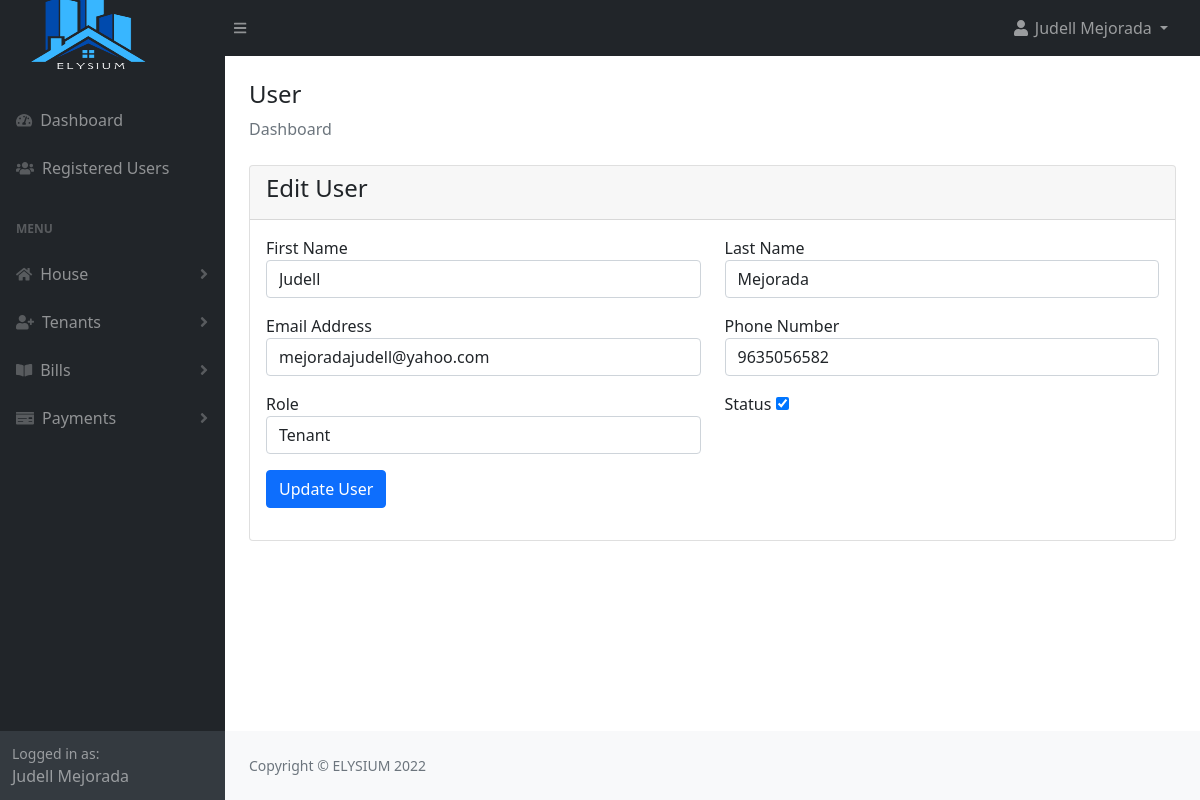
The app's page /admin/edit-register.php?id=26 (signed in), older data.
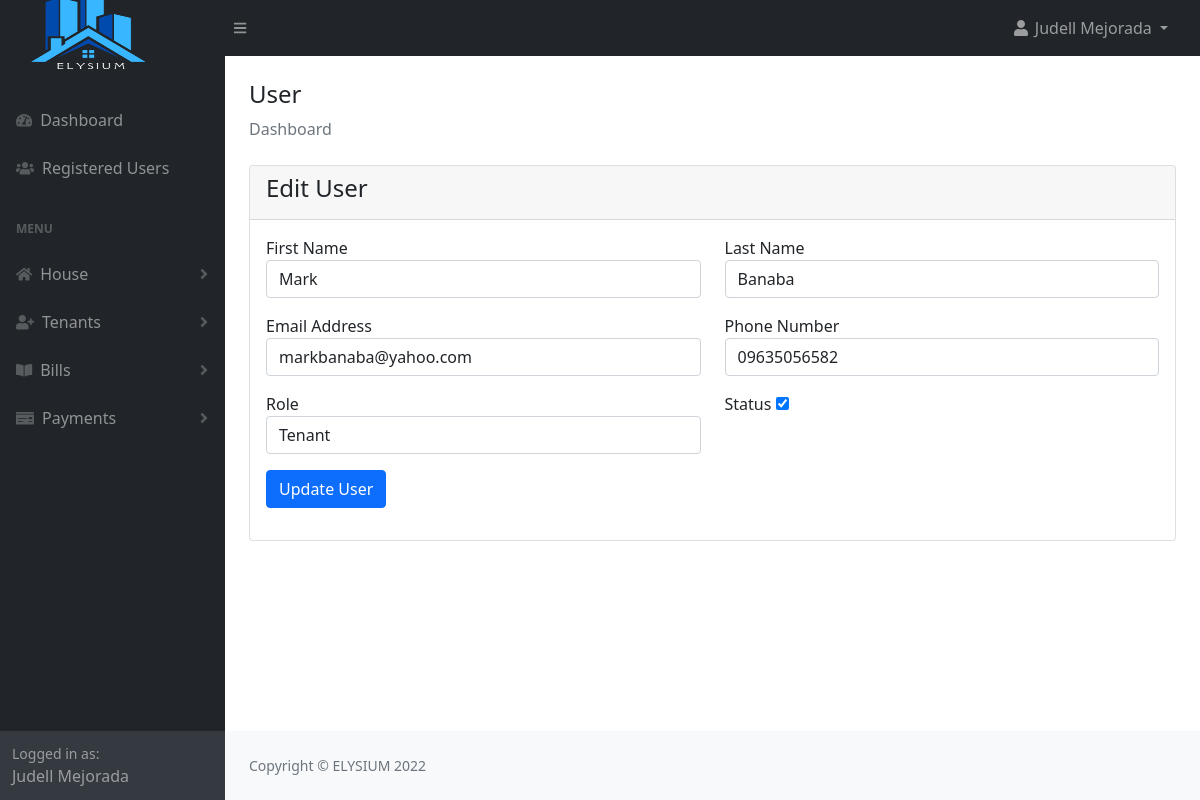
The same page, newer data.
### tables this page shows
CREATE TABLE `users` (
  `id` int(11) NOT NULL,
  `fname` varchar(191) NOT NULL,
  `lname` varchar(191) NOT NULL,
  `email` varchar(191) NOT NULL,
  `phone` varchar(15) DEFAULT NULL,
  `password` varchar(191) NOT NULL,
  `verify_token` varchar(200) NOT NULL,
  `role_as` tinyint(1) NOT NULL DEFAULT 0,
  `status` tinyint(1) NOT NULL DEFAULT 0 COMMENT '0-inactive, 1 -active, 2- delete',
  `created_at` timestamp NOT NULL DEFAULT current_timestamp()
);

### admin/edit-register.php (the view, shortened to what this page needs)
<?php
include("authentication.php");
include("includes/header.php");
?>
<div class="container-fluid px-4">
    <h4 class="mt-4">User</h4>
    <ol class="breadcrumb mb-4">
        <li class="breadcrumb-item active">Dashboard</li>
    </ol>
    <div class="row">
        <div class="col-md-12">
            <div class="card">
                <div class="card-header">
                    <h4>Edit User</h4>
                </div>
                <div class="card-body">
                    <?php
                    if(isset($_GET['id']))
                    {
                        $user_id = $_GET['id'];
                        $users = "SELECT * FROM users WHERE id='$user_id'";
                        $users_run = mysqli_query($con, $users);
                        if(mysqli_num_rows($users_run) > 0)
                        {
                            foreach($users_run as $user)
                            {
                            ?>
                            <form action="code.php" method="POST">
                                <div class="row">
                                    <div class="col-md-6 mb-3">
                                        <label for="">First Name</label>
                                        <input type="text" name="fname" value= "<?=$user['fname'];?>" class="form-control">
                                    </div>
                                    <div class="col-md-6 mb-3">
                                        <label for="">Last Name</label>
                                        <input type="text" name="lname" value= "<?=$user['lname'];?>" class="form-control">
                                    </div>
                                    <div class="col-md-6 mb-3">
                                        <label for="">Email Address</label>
                                        <input type="text" name="email" value= "<?=$user['email'];?>" class="form-control">
                                    </div>
                                    <div class="col-md-6 mb-3">
                                        <label for="">Phone Number</label>
                                        <input type="text" name="phone" value= "<?=$user['phone'];?>" class="form-control">
                                    </div>
                                    <div class="col-md-6 mb-3">
                                        <label for="">Role</label>
                                        <select name="role_as" required class="form-control">
                                            <option value="0" <?=$user['role_as'] == '0' ? 'selected':''?>>Tenant</option>
                                        </select>
                                    </div>
                                    <div class="col-md-6 mb-3">
                                        <label for="">Status</label>
                                        <input type="checkbox" name = "status" <?=$user['status'] == '1' ? 'checked':''?> width="70px" height="70px">
                                    </div>
                                    <div class="col-md-6 mb-3">
                                        <button type="submit"  onclick="return confirm('Are you sure you want to Edit?')" name="update_user" class="btn btn-primary">Update User</button>
                                    </div>
                                </div>
                            </form>
                            <?php
                            }
                        }
                        else
                        {
                            ?>
                            <h4>No Record Found</h4>
                            <?php
                        }
                    }
                    ?>
                </div>
            </div>
        </div>
    </div>
</div>
<?php
include("includes/footer.php");
include("includes/scripts.php");
?>

Row changes from the older to the newer data that the page shows:
changed users "Tenant": fname "Judell" → "Mark"; lname "Mejorada" → "Banaba"; email "mejoradajudell@yahoo.com" → "markbanaba@yahoo.com"; phone "9635056582" → "09635056582"
